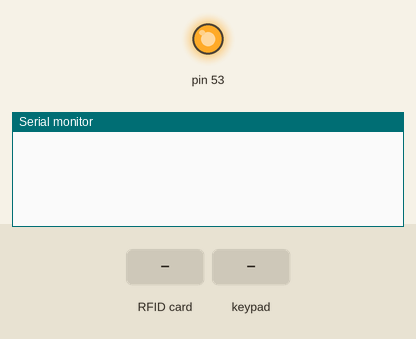
Simulated run of this sketch. Board: Arduino Mega 2560, built with avr-gcc and run on an emulated ATmega2560. On the bench: output pins drawn as LEDs (lit = HIGH), the last lines printed to the serial monitor. The inputs (shaded band) are chosen by the test bench.

Above: at 1.2 s.
1.3 s: RFID card 5E 7A 19 C4 held to the reader
At 2.8 s:
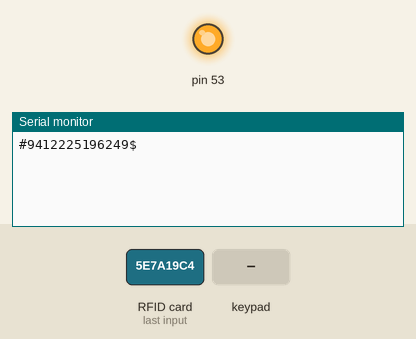
3.6 s: key '#' pressed
At 4.0 s:
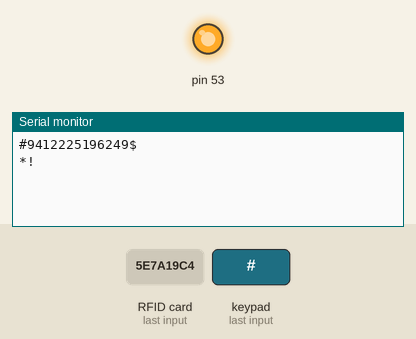

The sketch:

basicops.ino
```cpp
/*
PINOUT:
RC522 MODULE    Uno/Nano     MEGA
SDA             D10          D9
SCK             D13          D52
MOSI            D11          D51
MISO            D12          D50
IRQ             N/A          N/A
GND             GND          GND
RST             D9           D8
3.3V            3.3V         3.3V
*/
/* Include the standard Arduino SPI library */
#include <SPI.h>
/* Include the RFID library */
#include <RFID.h>

#include <Keypad.h>

const byte ROWS = 4;
const byte COLS = 4;

char hexaKeys[ROWS][COLS] = {
  {'1', '2', '3', 'A'},
  {'4', '5', '6', 'B'},
  {'7', '8', '9', 'C'},
  {'*', '0', '#', 'D'}
};

byte rowPins[ROWS] = {28, 26, 24, 22};
byte colPins[COLS] = {23, 25, 27, 29};
char pin[6];

Keypad customKeypad = Keypad(makeKeymap(hexaKeys), rowPins, colPins, ROWS, COLS);


/* Define the DIO used for the SDA (SS) and RST (reset) pins. */
#define SDA_DIO 9
#define RESET_DIO 8
/* Create an instance of the RFID library */
RFID RC522(SDA_DIO, RESET_DIO);

void setup()
{
  Serial.begin(115200);
  /* Enable the SPI interface */
  SPI.begin();
  /* Initialise the RFID reader */
  RC522.init();
}

void readpad(){
  int loc = 0;
  while (1) {
  char customKey = customKeypad.getKey();


  if (customKey){
    //Serial.println(customKey);

    if (customKey == '#') {
      Serial.print('*');
      for (int i = 0; i<loc; i++) {
        Serial.print(pin[i]);
      }
      Serial.print('!');
      Serial.println();
      //loc = 0;
      return;
    } else {
      pin[loc] = customKey;
      //Serial.println(loc);
      loc++;
    }
    if (loc==6) loc = 0;
  }
  }
}

void loop()
{
  /* Has a card been detected? */
  if (RC522.isCard())
  {
    /* If so then get its serial number */
    RC522.readCardSerial();
    //Serial.println("Card detected:");
    Serial.print("#");
    for(int i=0;i<5;i++)
    {
    Serial.print(RC522.serNum[i],DEC);
    //Serial.print(RC522.serNum[i],HEX); //to print card detail in Hexa Decimal format
    }
    Serial.print("$");
    Serial.println();
    Serial.println();
    readpad();
  }
  delay(1000);
}
```

Measured:
- after the input at 1.3 s, the serial monitor: prints a new line after 0.80 s (image 1)
- after the input at 3.6 s, the serial monitor: prints a new line at once (image 2)
